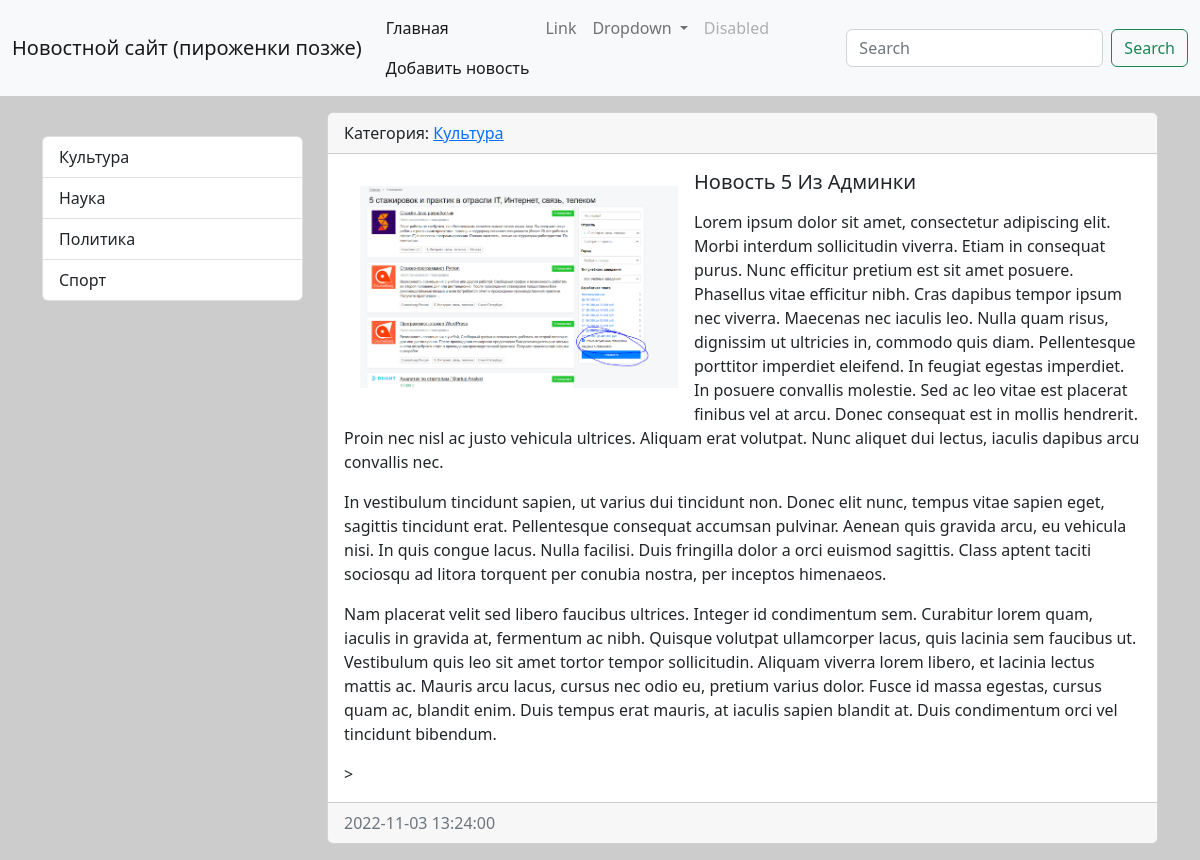
Page /news/5/ on the committed database.
### news/models.py (models this page shows, shortened)
class Category(models.Model):
    title = models.CharField(max_length=150, db_index=True, verbose_name='Наименование категории')
    def get_absolute_url(self):
        return reverse('category', kwargs={"category_id": self.pk})
    def __str__(self):
        return self.title
    class Meta:
        verbose_name = 'Категория'
        verbose_name_plural = 'Категории'
        ordering = ['title']

class News(models.Model):
    title = models.CharField(max_length=150, verbose_name='Наименование')
    content = models.TextField(blank=True, verbose_name='Контент')
    created_at = models.DateTimeField(auto_now_add=True, verbose_name='Дата_Публикации')
    update_at = models.DateTimeField(auto_now=True, verbose_name='Обновлено')
    photo = models.ImageField(upload_to='photos/%Y/%m/%d/', verbose_name='Фото', blank=True)
    is_published = models.BooleanField(default=True, verbose_name='Опубликовано')
    category = models.ForeignKey('Category', on_delete=models.PROTECT, verbose_name='Категория')
    class Meta:
        verbose_name = 'Новость'
        verbose_name_plural = 'Новости'
        ordering = ['-created_at', '-title']

### news/views.py (the view)
# urls.py: path('news/<int:pk>/', ViewNews.as_view(), name='view_news'),
class ViewNews(DetailView):
	model = News
	context_object_name = 'news_item' #object по умолчанию

### news/templatetags/news_tags.py (called while the page is built)
@register.simple_tag(name='get_list_categories')
def get_categories():
    return Category.objects.all()

### news/templates/news/news_detail.html (shortened to what this page needs)
{% extends 'base.html' %}
{% block sidebar %}
{% include 'inc/_sidebar.html' %}
{% endblock %}
{% block content %}
<div class="card mb-3">
    <div class="card-header">
        Категория: <a href="{{ news_item.category.get_absolute_url }}">{{ news_item.category }}</a>
    </div>
    <div class="card-body">
        {% if news_item.photo %}
        <img src="{{ news_item.photo.url }}" alt="" class="float-start p-3" width="350">
        {% else %}
        <img src="https://picsum.photos/id/1060/350/235/?blur=2" alt="" class="float-start p-3">
        {% endif %}
        <h5 class="card-title">{{ news_item.title }}</h5>
        <p class="card-text">{{ news_item.content|linebreaks }}</p>>
    </div>
    <div class="card-footer text-muted">
        {{ news_item.created_at|date:"Y-m-d H:i:s" }}
    </div>
</div>
{% endblock %}

### templates/inc/_sidebar.html (shortened to what this page needs)
﻿{% load news_tags %}
<div class="list-group">
    {% get_list_categories as categories %}
    {% for item in categories %}
    <a href="{% url 'category' item.pk %}" class="list-group-item list-group-item-action">{{ item.title }}</a>
    {% endfor %}
</div>
<br>

### Web_proekt/static/css/style.css (style rules this page uses)
body { background-color: #ccc; }

### rows in the picture
Category: title "Культура"
Category: title "Наука"
Category: title "Политика"
Category: title "Спорт"
News: category "Культура", photo (picture), title "Новость 5 Из Админки", content "Lorem ipsum dolor sit amet, consectetur adipiscing elit. Morbi interdum sollicitudin viverra. Etiam in consequat purus. Nunc efficitur pretium est sit amet posuere. Phasellus vitae efficitur nibh. Cras dapibus tempor ipsum nec viverra. Maecenas nec iaculis leo. Nulla quam risus, dignissim ut ultricies in, commodo quis diam. Pellentesque porttitor imperdiet eleifend. In feugiat egestas imperdiet. In posuere convallis molestie. Sed ac leo vitae est placerat finibus vel at arcu. Donec consequat est in mollis hendrerit. Proin nec nisl ac justo vehicula ultrices. Aliquam erat volutpat. Nunc aliquet dui lectus, iaculis dapibus arcu convallis nec. In vestibulum tincidunt sapien, ut varius dui…", created_at "2022-11-03 13:24:00"
